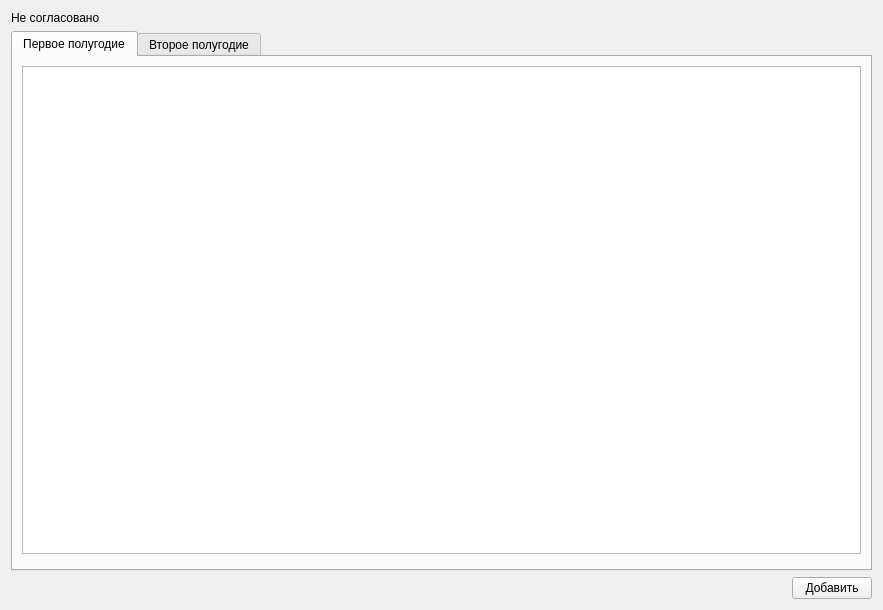
<?xml version="1.0" encoding="UTF-8"?>
<ui version="4.0">
 <class>FormGenerikWork</class>
 <widget class="QWidget" name="FormGenerikWork">
  <property name="geometry">
   <rect>
    <x>0</x>
    <y>0</y>
    <width>883</width>
    <height>610</height>
   </rect>
  </property>
  <property name="windowTitle">
   <string>Form</string>
  </property>
  <layout class="QVBoxLayout" name="verticalLayout">
   <item>
    <widget class="QLabel" name="label">
     <property name="text">
      <string>Не согласовано</string>
     </property>
    </widget>
   </item>
   <item>
    <widget class="QTabWidget" name="tabWidget">
     <property name="currentIndex">
      <number>0</number>
     </property>
     <widget class="QWidget" name="tab_first">
      <attribute name="title">
       <string>Первое полугодие</string>
      </attribute>
      <layout class="QVBoxLayout" name="verticalLayout_3">
       <item>
        <widget class="QListWidget" name="lw_first"/>
       </item>
       <item>
        <widget class="GenericFooter" name="w_footerFirst" native="true"/>
       </item>
      </layout>
     </widget>
     <widget class="QWidget" name="tab_second">
      <attribute name="title">
       <string>Второе полугодие</string>
      </attribute>
      <layout class="QVBoxLayout" name="verticalLayout_4">
       <item>
        <widget class="QListWidget" name="lw_second"/>
       </item>
       <item>
        <widget class="GenericFooter" name="w_footerSecond" native="true"/>
       </item>
      </layout>
     </widget>
    </widget>
   </item>
   <item>
    <layout class="QHBoxLayout" name="horizontalLayout">
     <item>
      <spacer name="horizontalSpacer">
       <property name="orientation">
        <enum>Qt::Horizontal</enum>
       </property>
       <property name="sizeHint" stdset="0">
        <size>
         <width>40</width>
         <height>20</height>
        </size>
       </property>
      </spacer>
     </item>
     <item>
      <widget class="QPushButton" name="btn_add">
       <property name="text">
        <string>Добавить</string>
       </property>
      </widget>
     </item>
    </layout>
   </item>
  </layout>
 </widget>
 <customwidgets>
  <customwidget>
   <class>GenericFooter</class>
   <extends>QWidget</extends>
   <header>generic/genericfooter.h</header>
   <container>1</container>
  </customwidget>
 </customwidgets>
 <resources/>
 <connections/>
</ui>
